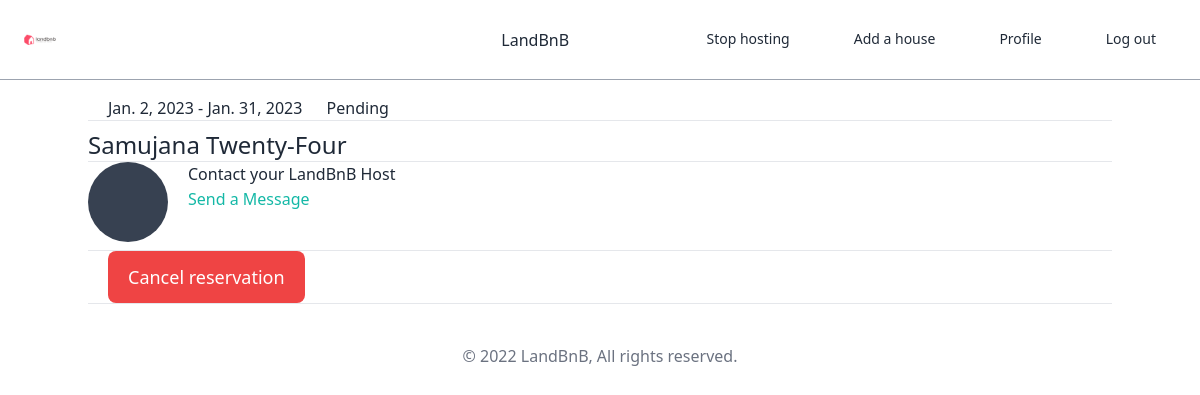
Page /reservations/9/ (signed in) on the committed database.
### reservation/models.py (models this page shows, shortened)
class Reservation(core_models.TimeStampedModel):
    STATUS_PENDING = "pending"
    STATUS_CONFIRMED = "confirmed"
    STATUS_CANCELED = "canceled"
    STATUS_CHOICE = (
        (STATUS_PENDING, "Pending"),
        (STATUS_CONFIRMED, "Confirmed"),
        (STATUS_CANCELED, "Canceled"),
    )
    status = models.CharField(
        max_length=12, choices=STATUS_CHOICE, default=STATUS_PENDING
    )
    check_in = models.DateField()
    check_out = models.DateField()
    guest = models.ForeignKey(
        "users.User", related_name="reservations", on_delete=models.CASCADE
    )
    house = models.ForeignKey(
        "house.House", related_name="reservations", on_delete=models.CASCADE
    )
    def in_progress(self):
        now = timezone.now().date()
        return now >= self.check_in and now <= self.check_out
    in_progress.boolean = True
    def is_finished(self):
        now = timezone.now().date()
        is_finished = now > self.check_out
        if is_finished:
            BookedDay.objects.filter(reservation=self).delete()
        return is_finished
    is_finished.boolean = True

### house/models.py (models this page shows, shortened)
class House(models.Model):
    name = models.TextField(max_length=100)
    description = models.TextField()
    country = CountryField()
    city = models.CharField(max_length=30)
    price = models.IntegerField(default=0)
    address = models.TextField(max_length=100, default='abc')
    guest = models.IntegerField(default=0)
    bedroom = models.IntegerField(default=0)
    bed = models.IntegerField(default=0)
    bathroom = models.IntegerField(default=0)
    check_in = models.TimeField(null=True)
    check_out = models.TimeField(null=True)
    host = models.ForeignKey("users.User", related_name="houses", on_delete=models.CASCADE, null=True)
    house_type =models.ForeignKey("HouseType", verbose_name="House type", related_name="houses", on_delete=models.CASCADE, null=True, blank=True)
    amenities = models.ManyToManyField("Amenity", related_name="houses", blank=True)
    facilities = models.ManyToManyField("Facility", related_name="houses", blank=True)
    def amenities_count(self):
        return self.amenities.count()
    amenities_count.short_description = "amenity"
    def first_photo(self):
        try:
            (photo,) = self.photos.all()[:1]
            return photo.file.url
        except ValueError:
            return None
    def total_rating(self):
        all_reviews = self.reviews.all()
        all_rating = 0
        if len(all_reviews) > 0:
            for review in all_reviews:
                all_rating += review.avgRating()
            return round(all_rating/len(all_reviews), 2)
        return 0
    total_rating.short_description = "rating"

### reservation/views.py (the view)
# urls.py: path("<int:pk>/", views.ReservationDetailView.as_view(), name="detail"),
class ReservationDetailView(View):
    def get(self, *args, **kwargs):
        pk = kwargs.get("pk")
        reservation = models.Reservation.objects.get_or_none(pk=pk)
        if not reservation or (
            reservation.guest != self.request.user
            and reservation.house.host != self.request.user
        ):
            raise Http404()
        form = review_forms.CreateReviewForm()
        context = {"reservation": reservation, "form": form}
        return render(self.request, "reservation/detail.html", context)

### core/managers.py (called while the page is built)
    def get_or_none(self, **kwargs):
        try:
            return self.get(**kwargs)
        except self.model.DoesNotExist:
            return None

### users/models.py (called while the page is built)
    def get_absolute_url(self):
        return reverse("users:profile", kwargs={"pk": self.pk})

### templates/reservation/detail.html (shortened to what this page needs)
{% extends "base.html" %}
{% block content %}
    <div class="container mx-auto my-10 flex flex-col">
        <div class="flex flex-col items-start border-l border-r border-t border-b">
            <div class="font-medium border-b py-8 px-5 w-full">
                {{reservation.check_in}} - {{reservation.check_out}} <span class="ml-5 {% if reservation.status == 'pending' %} text-yellow-500 {% elif reservation.status == 'canceled' %} text-red-600 {% else %} text-teal-600 {% endif %}">{{reservation.get_status_display}}</span>
            </div>
            <span class="text-2xl border-b p-5 mt-2 w-full">
                {{reservation.house.name}}
            </span>
            <div class="flex p-5 border-b w-full">
                <div class="flex flex-col items-center">
                    {% include "mixins/user_avatar.html" with user=reservation.house.host %}
                </div>
                <div class="ml-5 flex flex-col">
                    <span class="font-medium mb-px">Contact your LandBnB Host</span>
                    <a href="#" class="font-medium text-teal-500">Send a Message</a>
                </div>
            </div>
            <div class="py-10 px-5">
                {% if reservation.status != 'canceled' %}
                    {% if reservation.status == 'confirmed' and reservation.is_finished %}
                        <span class="font-medium text-2xl text-center w-full block mb-5">Leave your review</span>
                        <form action="{% url 'reviews:create' reservation.house.pk %}" method="POST" class="w-1/2 mx-auto">
                            {% csrf_token %}
                            {{form}}
                            <button class="btn-link mt-5">Submit review</button>
                        </form>
                    {% else %}
                        {% if reservation.status == 'pending' %}
                            <a href="{% url 'reservations:edit' reservation.pk 'cancel' %}" class="btn-link block px-5">Cancel reservation</a>
                        {% endif %}
                    {% endif %}
                {% endif %}
            </div>
        </div>
    </div>
{% endblock content %}

### static/css/styles.css (style rules this page uses)
*,::after,::before { box-sizing:border-box;border-width:0;border-style:solid;border-color:#e5e7eb }
::after,::before { --tw-content:'' }
html { line-height:1.5;-webkit-text-size-adjust:100%;-moz-tab-size:4;-o-tab-size:4;tab-size:4;font-family:ui-sans-serif,system-ui,-apple-system,BlinkMacSystemFont,"Segoe UI",Roboto,"Helvetica Neue",Arial,"Noto Sans",sans-serif,"Apple Color Emoji","Segoe UI Emoji","Segoe UI Symbol","Noto Color Emoji";font-feature-settings:normal }
body { margin:0;line-height:inherit }
a { color:inherit;text-decoration:inherit }
*,::after,::before { --tw-border-spacing-x:0;--tw-border-spacing-y:0;--tw-translate-x:0;--tw-translate-y:0;--tw-rotate:0;--tw-skew-x:0;--tw-skew-y:0;--tw-scale-x:1;--tw-scale-y:1;--tw-pan-x: ;--tw-pan-y: ;--tw-pinch-zoom: ;--tw-scroll-snap-strictness:proximity;--tw-ordinal: ;--tw-slashed-zero: ;--tw-numeric-figure: ;--tw-numeric-spacing: ;--tw-numeric-fraction: ;--tw-ring-inset: ;--tw-ring-offset-width:0px;--tw-ring-offset-color:#fff;--tw-ring-color:rgb(59 130 246 / 0.5);--tw-ring-offset-shadow:0 0 #0000;--tw-ring-shadow:0 0 #0000;--tw-shadow:0 0 #0000;--tw-shadow-colored:0 0 #0000;--tw-blur: ;--tw-brightness: ;--tw-contrast: ;--tw-grayscale: ;--tw-hue-rotate: ;--tw-invert: ;--tw-saturate: ;--tw-sepia: ;--tw-drop-shadow: ;--tw-backdrop-blur: ;--tw-backdrop-brightness: ;--tw-backdrop-contrast: ;--tw-backdrop-grayscale: ;--tw-backdrop-hue-rotate: ;--tw-backdrop-invert: ;--tw-backdrop-opacity: ;--tw-backdrop-saturate: ;--tw-backdrop-sepia: }
.container { width:100% }
@media (min-width:640px) { .container { max-width:640px } }
@media (min-width:768px) { .container { max-width:768px } }
@media (min-width:1024px) { .container { max-width:1024px } }
.btn,.btn-link,input,select,textarea { width:100%;font-size:1.125rem;line-height:1.75rem;font-weight:300 }
.btn-link { border-radius:.5rem;--tw-bg-opacity:1;background-color:rgb(239 68 68/var(--tw-bg-opacity));padding-top:.75rem;padding-bottom:.75rem;text-align:center;--tw-text-opacity:1;color:rgb(255 255 255/var(--tw-text-opacity)) }
.mx-auto { margin-left:auto;margin-right:auto }
.my-10 { margin-top:2.5rem;margin-bottom:2.5rem }
.mt-24 { margin-top:6rem }
.mb-px { margin-bottom:1px }
.mt-2 { margin-top:.5rem }
.ml-5 { margin-left:1.25rem }
.block { display:block }
.flex { display:flex }
.w-full { width:100% }
.flex-col { flex-direction:column }
.items-start { align-items:flex-start }
.items-center { align-items:center }
.border-b { border-bottom-width:1px }
.px-5 { padding-left:1.25rem;padding-right:1.25rem }
.text-2xl { font-size:1.5rem;line-height:2rem }
.font-light { font-weight:300 }
.font-medium { font-weight:500 }
.text-gray-800 { --tw-text-opacity:1;color:rgb(31 41 55/var(--tw-text-opacity)) }
.text-gray-400,.text-teal-500 { --tw-text-opacity:1;color:rgb(20 184 166/var(--tw-text-opacity)) }

### rows in the picture
Reservation: check_in "Jan. 2, 2023", check_out "Jan. 31, 2023", status "Pending", house.name "Samujana Twenty-Four"
